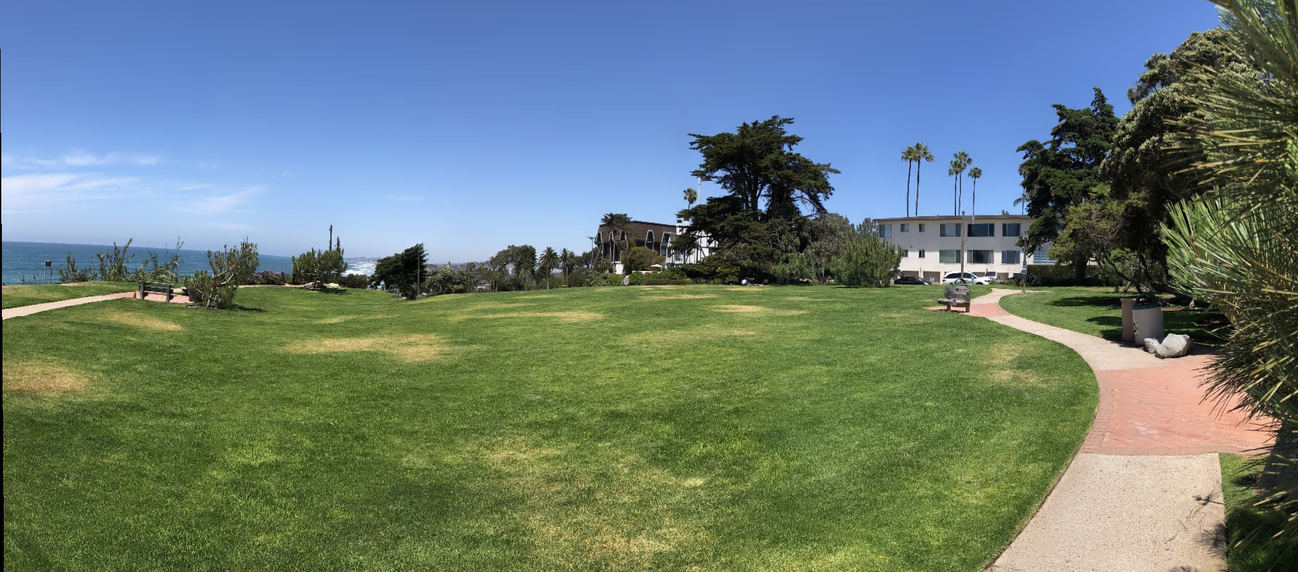
#> input picture VirtualCam/pano2.jpg, 1298 x 572 px, given in place of the camera
$ python motion_capture.py
#> lines starting #> are read from the running program, lines starting #| are printed output that depends on the picture
# imports
import os,sys,time
import numpy as np
import cv2

# init camera
#camera = cv2.VideoCapture(1) ### <<<=== SET THE CORRECT CAMERA NUMBER
#camera = cv2.VideoCapture("/dev/video2") ### Left USB Camera
camera = cv2.VideoCapture("/dev/video5") ### Left USB Camera
camera.set(3,1280)             # set frame width
camera.set(4,720)              # set frame height
time.sleep(0.5)
print(camera.get(3),camera.get(4))
print(camera.get(5))

# master frame
master = None

while 1:

    # grab a frame
    (grabbed,frame0) = camera.read()
#> frame0 is the input picture: shape (572, 1298, 3); mean B, G, R 118.2, 125.4, 106.9

    # end of feed
    if not grabbed:
        break

    # gray frame
    frame1 = cv2.cvtColor(frame0,cv2.COLOR_BGR2GRAY)
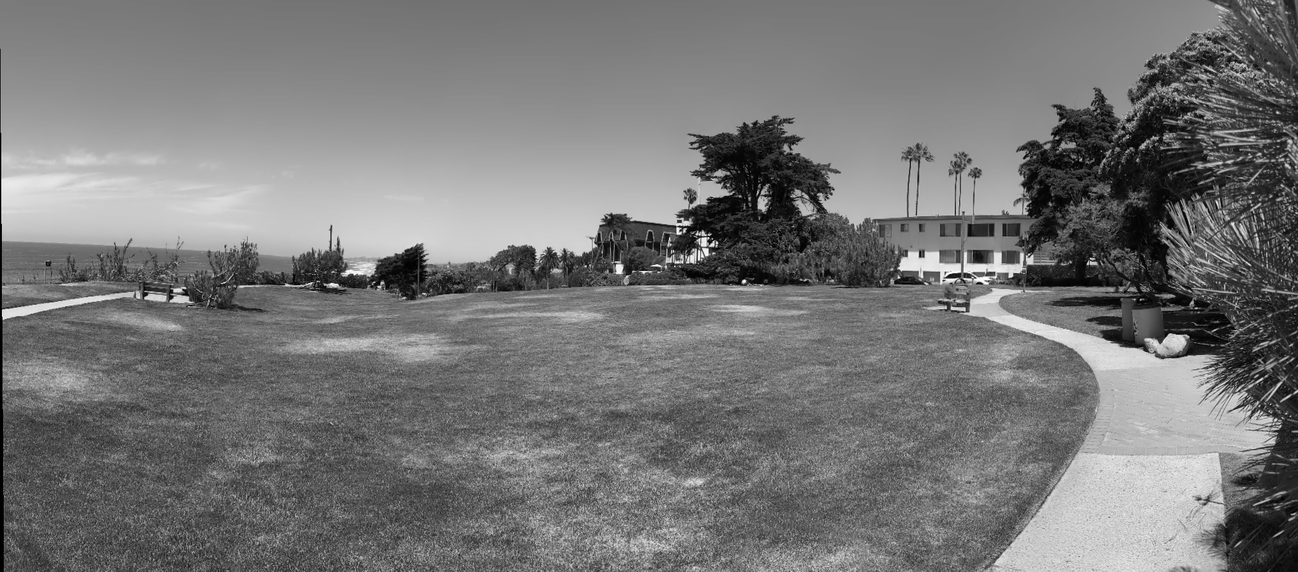
#> frame1: shape (572, 1298); min 0, max 255, mean 119.1

    # blur frame
    frame2 = cv2.GaussianBlur(frame1,(15,15),0)
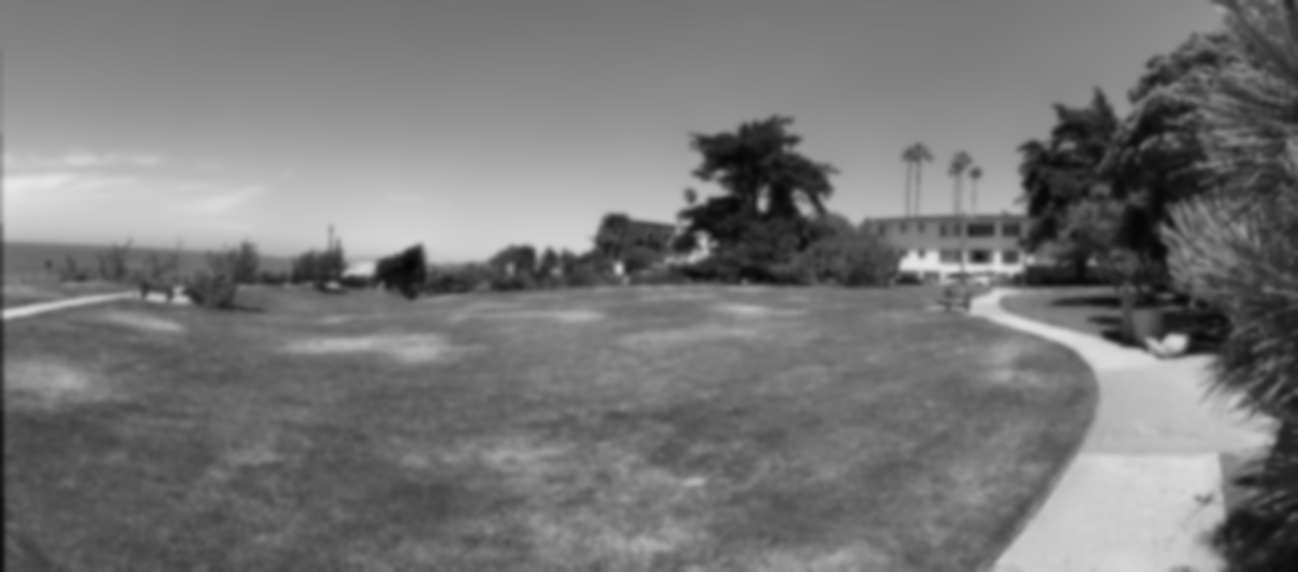
#> frame2: shape (572, 1298); min 5, max 231, mean 119.1

    # initialize master
    if master is None:
        master = frame2
        continue

    # delta frame
    frame3 = cv2.absdiff(master,frame2)

    # threshold frame
    frame4 = cv2.threshold(frame3,15,255,cv2.THRESH_BINARY)[1]

    # dilate the thresholded image to fill in holes
    kernel = np.ones((2,2),np.uint8)
    frame5 = cv2.erode(frame4,kernel,iterations=4)
    frame5 = cv2.dilate(frame5,kernel,iterations=8)

    # find contours on thresholded image
    contours,nada = cv2.findContours(frame5.copy(),cv2.RETR_EXTERNAL,cv2.CHAIN_APPROX_SIMPLE)

    # make coutour frame
    frame6 = frame0.copy()

    # target contours
    targets = []

    # loop over the contours
    for c in contours:

        # if the contour is too small, ignore it
        if cv2.contourArea(c) < 500:
                continue

        # contour data
        M = cv2.moments(c)#;print( M )
        cx = int(M['m10']/M['m00'])
        cy = int(M['m01']/M['m00'])
        x,y,w,h = cv2.boundingRect(c)
        rx = x+int(w/2)
        ry = y+int(h/2)
        ca = cv2.contourArea(c)

        # plot contours
        cv2.drawContours(frame6,[c],0,(0,0,255),2)
        cv2.rectangle(frame6,(x,y),(x+w,y+h),(0,255,0),2)
        cv2.circle(frame6,(cx,cy),2,(0,0,255),2)
        cv2.circle(frame6,(rx,ry),2,(0,255,0),2)

        # save target contours
        targets.append((cx,cy,ca))

    # make target
    mx = 0
    my = 0
    if targets:

        # [10 lines of commented-out code are left out]
        area = 0
        for x,y,a in targets:
            if a > area:
                mx = x
                my = y
                area = a


    # plot target
    tr = 50
    frame7 = frame0.copy()
    if targets:
        cv2.circle(frame7,(mx,my),tr,(0,0,255,0),2)
        cv2.line(frame7,(mx-tr,my),(mx+tr,my),(0,0,255,0),2)
        cv2.line(frame7,(mx,my-tr),(mx,my+tr),(0,0,255,0),2)

    # update master
    master = frame2

    # display
    cv2.imshow("Frame0: Raw",frame0)
    cv2.imshow("Frame1: Gray",frame1)
    cv2.imshow("Frame2: Blur",frame2)
    cv2.imshow("Frame3: Delta",frame3)
    cv2.imshow("Frame4: Threshold",frame4)
    cv2.imshow("Frame5: Dialated",frame5)
    cv2.imshow("Frame6: Contours",frame6)
    cv2.imshow("Frame7: Target",frame7)

    # key delay and action
    key = cv2.waitKey(1) & 0xFF
    if key == ord('q'):
        break
    elif key != 255:
        print('key:',[chr(key)])

# release camera
camera.release()

# close all windows
cv2.destroyAllWindows()
